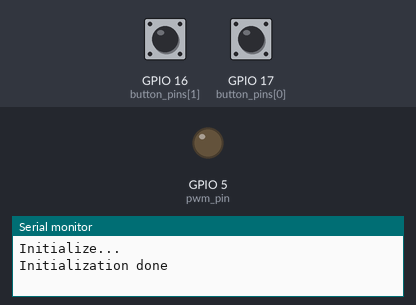
Recording of a sketch running on a simulated ESP32. Parts: output pins drawn as LEDs (lit = HIGH), the last lines printed to the serial monitor. The inputs (shaded band) are chosen by the test bench; at power-on: GPIO 16 (button_pins[1]) HIGH, GPIO 17 (button_pins[0]) HIGH.

Above: at 1.2 s.
1.3 s: GPIO 16 (button_pins[1]) pulled LOW for 0.15 s
At 2.9 s:
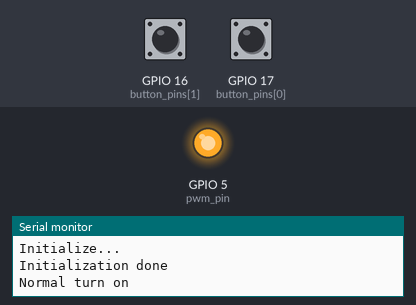
3.7 s: GPIO 17 (button_pins[0]) pulled LOW for 0.15 s
At 5.6 s:
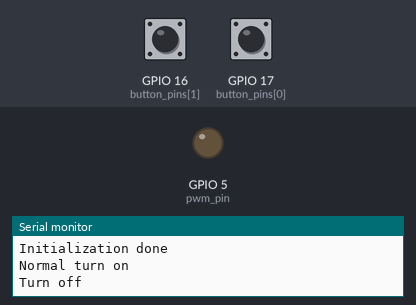
5.9 s: GPIO 16 (button_pins[1]) pulled LOW for 1 s
At 7.4 s:
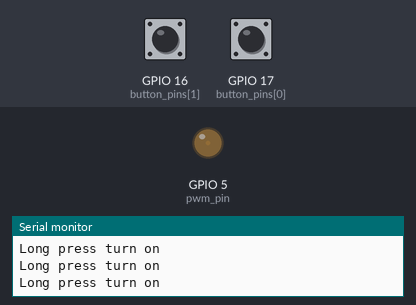
8.4 s: GPIO 17 (button_pins[0]) pulled LOW for 3.2 s
At 10.9 s:
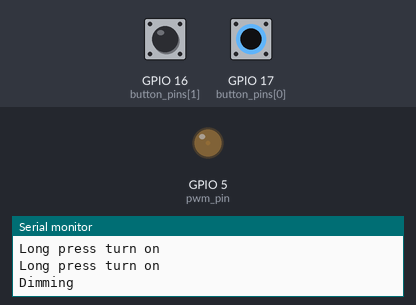
13.1 s: GPIO 17 (button_pins[0]) pulled LOW for 1 s
At 14.9 s:
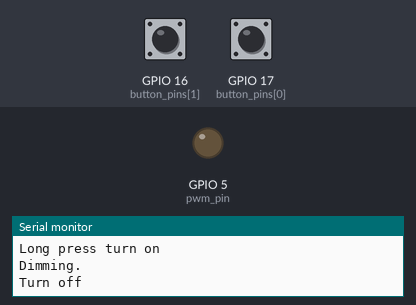
15.6 s: GPIO 16 (button_pins[1]) pulled LOW for 3.2 s
At 16.5 s:
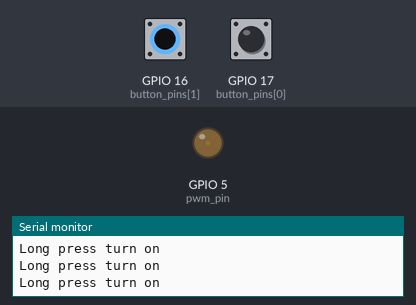
Timing chart, 0 to 18.6 s (numbered marks = the images above; inputs shaded):
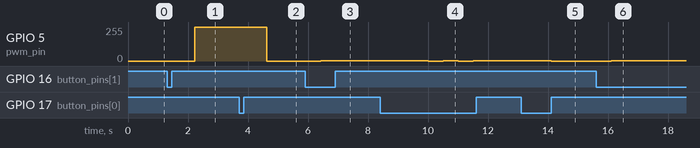

The sketch:

Arduino-Light-Control.ino
```cpp
#define USE_ESP32

const int button_pins[2] = { 17, 16 };  //Button input pins
const int pwm_pin = 5;                //Output PWM pin
const int pwm_channel = 0;            //Only for ESP32

const int t_s = 3;                                //Base speed for turning light on or of / 255*3ms = 765ms for turning on or off
const int dims[6] = { 8, 16, 32, 64, 128, 255 };  //selectable dimming values
const int super_low_dims[3] = { 1, 2, 4 };        //selectable simming values when in_super_low
const int sleep_timer_1 = 32000;                  //32000*50ms = ~26min
const int sleep_timer_2 = 4;                      //4*26min = 104min -> 104min sleep timer

bool on = false;
bool in_super_low = false;
int value = 255;
int super_low_value = 1;
int count = 5;
int super_low_count = 0;
int timer = 0;
int turn = 1;
int on_time = 0;
int sleep_count = 0;
int length_dims = 0;
int length_super_low_dims = 0;

void writePWM(int dutycycle){
#ifdef USE_ESP32
  ledcWrite(pwm_channel, dutycycle);
#else
  writePWM(0);
#endif
}

void setup() {
  Serial.begin(115200);
  Serial.println("Initialize...");
  pinMode(button_pins[0], INPUT_PULLUP);
  pinMode(button_pins[1], INPUT_PULLUP);
#ifdef USE_ESP32
  ledcSetup(pwm_channel, 1000, 8);
  ledcAttachPin(pwm_pin, pwm_channel);
  ledcWrite(pwm_channel,0);
#else
  pinMode(pwm_pin, OUTPUT);
  writePWM(0);
#endif
  length_dims = sizeof(dims) / sizeof(dims[0]);
  length_super_low_dims = sizeof(super_low_dims) / sizeof(super_low_dims[0]);
  Serial.println("Initialization done");
}

void loop() {
  if (digitalRead(button_pins[0]) == 0 || digitalRead(button_pins[1]) == 0) {
    if (!on) {
      //Check for long press when leds off. If so, turn leds on on lowest value
      while (digitalRead(button_pins[0]) == 0 || digitalRead(button_pins[1]) == 0) {
        timer++;
        delay(10);
        if (timer >= 50) {
          Serial.println("Long press turn on");
          turn = 0;
          super_low_value = super_low_dims[super_low_count];
          turn_on(super_low_value, 0);
          in_super_low = true;
          on = true;
        }
      }
      //After button is released, check if it was a long press (turn = 0). If not turn leds on as normal.
      timer = 0;
      if (turn == 1) {
        Serial.println("Normal turn on");
        int t = (t_s * 255) / value;
        turn_on(value, t);
        in_super_low = false;
        on = true;
      }
      turn = 1;
    } else {
      delay(100);
      //Set dimming value by presing both buttons at the same time and then click one of them to increase/descrease the value
      if ((digitalRead(button_pins[0]) == 0 && digitalRead(button_pins[1]) == 0)) {
        if (in_super_low) {
          writePWM(0);
          delay(500);
          writePWM(super_low_value);
          delay(500);
          writePWM(0);
          delay(500);
          writePWM(super_low_value);
        } else {
          writePWM(max(value - (value / 2), 5));
          delay(500);
          writePWM(value);
          delay(500);
          writePWM(max(value - (value / 2), 5));
          delay(500);
          writePWM(value);
        }
        while (1) {
          if (digitalRead(button_pins[0]) == 0 && digitalRead(button_pins[1]) == 0) break;  //Stop setting mode when both buttons are pressed at the same time again
          else if (digitalRead(button_pins[0]) == 0) {
            if (in_super_low) {
              super_low_count--;
              if (super_low_count <= 0) super_low_count = 0;
              super_low_value = super_low_dims[super_low_count];
              writePWM(super_low_value);
              delay(500);
            } else {
              count--;
              if (count <= 0) count = 0;
              value = dims[count];
              writePWM(value);
              delay(500);
            }
          } else if (digitalRead(button_pins[1]) == 0) {
            if (in_super_low) {
              super_low_count++;
              if (super_low_count >= length_super_low_dims) super_low_count = length_super_low_dims;
              super_low_value = dims[super_low_count];
              writePWM(super_low_value);
              delay(500);
            } else {
              count++;
              if (count >= length_dims) count = length_dims;
              value = dims[count];
              writePWM(value);
              delay(500);
            }
          }

          delay(50);
        }
        if (in_super_low) {
          delay(50);
          writePWM(0);
          delay(500);
          writePWM(super_low_value);
        } else {
          delay(50);
          writePWM(max(value - (value / 2), 5));
          delay(500);
          writePWM(value);
        }
      }
      //Set dimming values by holding on button pressed until the leds blink and the dimming value is increased step by step
      else {
        while ((digitalRead(button_pins[0]) == 0 || digitalRead(button_pins[1]) == 0)) {
          timer++;
          delay(10);
          if (timer == 150) {
            Serial.print("Dimming");
            if (in_super_low) {
              writePWM(0);
              delay(500);
              writePWM(super_low_value);
              delay(500);
              writePWM(0);
              delay(500);
              writePWM(super_low_value);
            } else {
              writePWM(max(value - (value / 2), 5));
              delay(500);
              writePWM(value);
              delay(500);
              writePWM(max(value - (value / 2), 5));
              delay(500);
              writePWM(value);
            }
            turn = 0;
          }
          if (timer >= 150) {
            Serial.print(".");
            if (in_super_low) {
              super_low_count++;
              if (super_low_count >= length_super_low_dims) super_low_count = 0;
              super_low_value = super_low_dims[super_low_count];
              writePWM(super_low_value);
              delay(1000);
            } else {
              count++;
              if (count >= length_dims) count = 0;
              value = dims[count];
              writePWM(value);
              delay(1000);
            }
          }
        }
        Serial.println();
        //After button is released, check if it was a long press (turn = 0). If not, turn leds off
        timer = 0;
        if (turn == 1) {
          Serial.println("Turn off");
          if (in_super_low) {
            turn_off(super_low_value, 0);
            in_super_low = false;
            on = false;
          } else {
            int t = (t_s * 255) / value;
            turn_off(value, t);
            in_super_low = false;
            on = false;
          }
        }
        turn = 1;
      }
    }
    delay(50);
  }

  if (on) {
    on_time++;
    if (on_time == sleep_timer_1) {
      on_time = 0;
      sleep_count++;
    }
    if (sleep_count == sleep_timer_2) {
      if (in_super_low) {
        turn_off(super_low_value, 0);
        in_super_low = false;
        on = false;
      } else {
        int t = (t_s * 255) / value;
        turn_off(value, t);
        in_super_low = false;
        on = false;
      }
      sleep_count = 0;
      on_time = 0;
    }
  } else {
    sleep_count = 0;
    on_time = 0;
  }
  delay(50);
}

void turn_on(int value, int t) {
  if (t == 0) {
    writePWM(value);
  } else {
    for (int i = 0; i <= value; i++) {
      writePWM(i);
      delay(t);
    }
  }
  return;
}

void turn_off(int value, int t) {
  if (t == 0) {
    writePWM(0);
  } else {
    for (int i = value; i >= 0; i--) {
      writePWM(i);
      delay(t);
    }
  }
  return;
}
```

Measured:
- after the input at 1.3 s, GPIO 5 (pwm_pin): 0/255 → 255/255 after 0.92 s
- after the input at 3.7 s, GPIO 5 (pwm_pin): 255/255 → 0/255 after 0.92 s
- after the input at 5.9 s, GPIO 5 (pwm_pin): 0/255 → 1/255 after 0.52 s
- after the input at 8.4 s, GPIO 5 (pwm_pin): 1/255 → 0/255 after 1.6 s, → 1/255 0.50 s later, → 0/255 0.50 s later, → 2/255 0.50 s later
- after the input at 13.1 s, GPIO 5 (pwm_pin): 2/255 → 0/255 after 1.0 s
- after the input at 15.6 s, GPIO 5 (pwm_pin): 0/255 → 2/255 after 0.51 s
